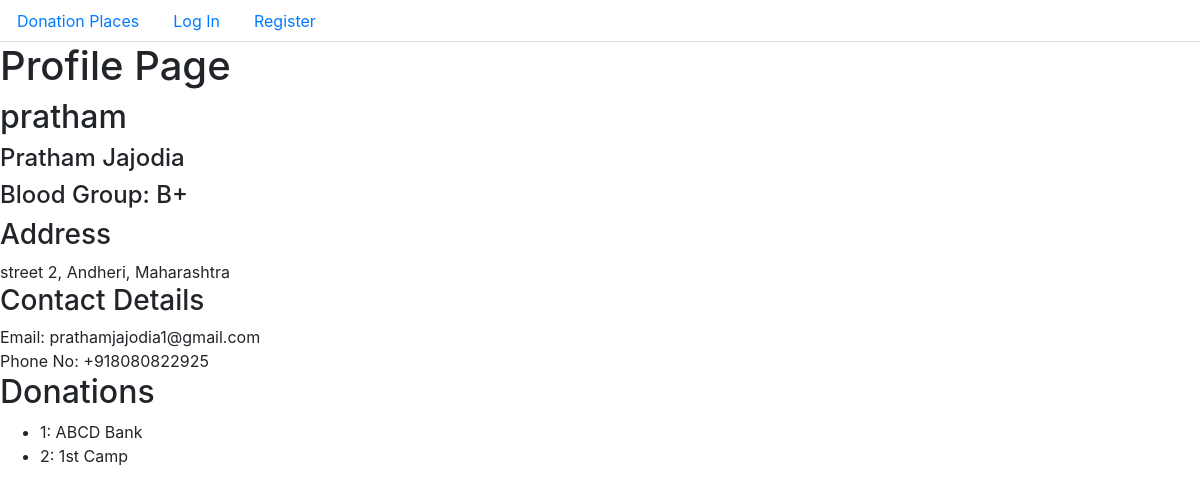
Before: /profile/pratham with the older database file.
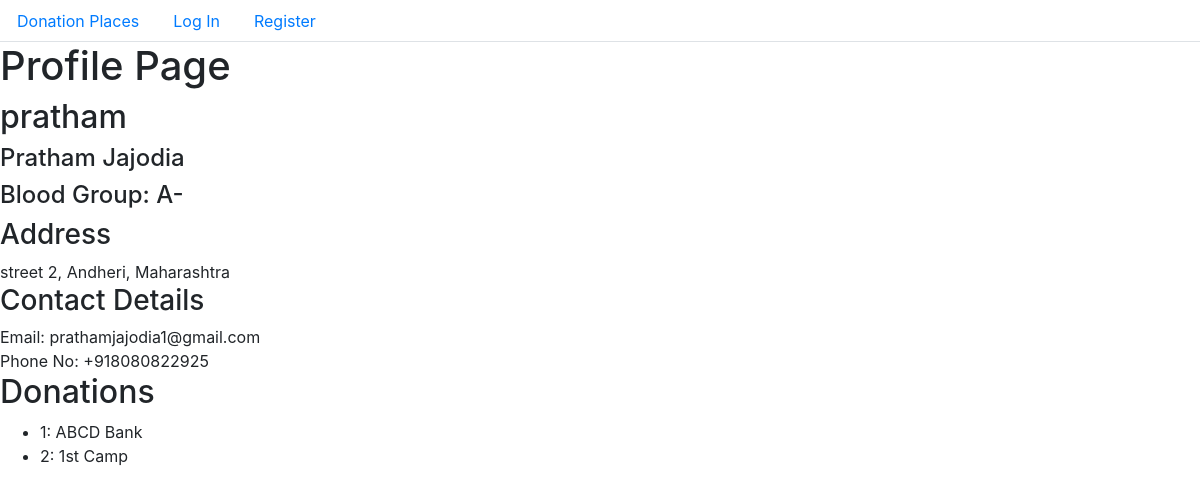
After: the same page with the newer database file.
### donate/models.py (models this page shows, shortened)
class User(AbstractUser):
    is_hospital = models.BooleanField(default = False)
    street = models.CharField (max_length=64)
    city = models.CharField (max_length=64)
    state = models.CharField (max_length=64)
    phone_no = PhoneNumberField(unique=True)
    blood_type = models.CharField(choices=unit_choices, max_length=64, blank=True)
    requests = models.ManyToManyField("User", blank=True, through="BloodRequest")

### donate/views.py (the view)
# urls.py: path("profile/<str:name>", views.profile, name="profile"),
def profile(request, name):
    user = User.objects.get(username=name)
    donations = user.donations.all()
    return render(request, "donate/profile.html", {
        "donations": donations,
        "user1": user
    })

### donate/models.py (called while the page is built)
    def __str__(self):
        return f"{self.id}: {self.name}"

### donate/templates/donate/profile.html (shortened to what this page needs)
{% extends "donate/layout.html" %}
{% load static %}
{% block body %}
    <h1>Profile Page</h1>
    <h2>{{ user1.username }}</h2>
    {% if user1.is_hospital == True %}
        Hospital Details Kuch daal denge
    {% else %}
        <h4>{{ user1.first_name }} {{ user1.last_name }}</h3>
        <h4>Blood Group: {{ user1.blood_type }}</h4>
    {% endif %}
    <h3>Address</h3>
    {{ user1.street }}, {{ user1.city }}, {{ user1.state }}
    <h3>Contact Details</h3>
    Email: {{ user1.email }}<br>
    Phone No: {{ user1.phone_no }}
    {% if user1.is_hospital == False %}
        <h2>Donations</h2>
        <ul>
            {% for donation in donations %}
                <li>{{ donation }}</li>
            {% endfor %}
        </ul>
    {% endif %}
{% endblock %}

Changed rows visible on the page:
changed User "pratham": blood_type "B+" → "A-"
